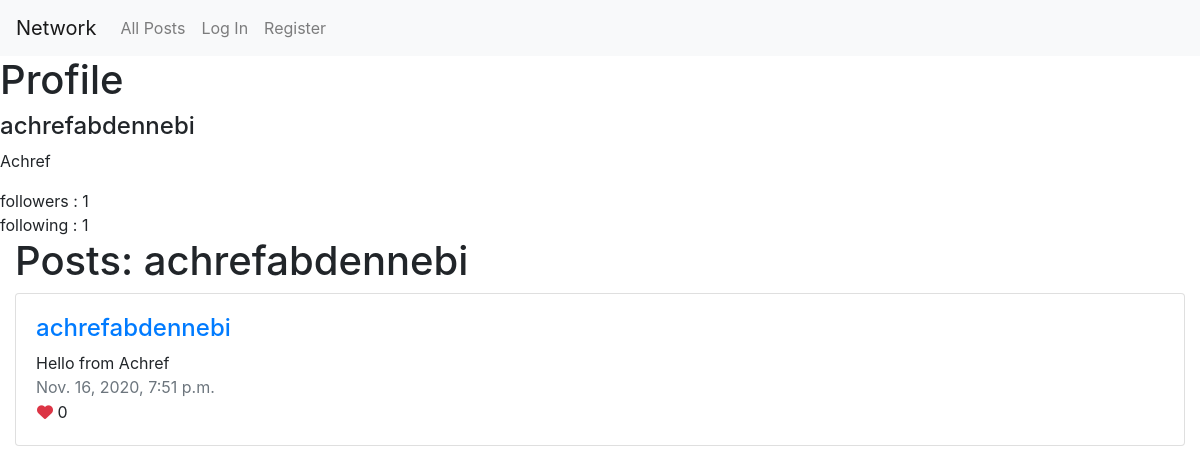
The app's page /profile/1 with its own data.
### network/models.py (models this page shows, shortened)
class User(AbstractUser):
    pass

class Post(models.Model):
    content = models.CharField(max_length=250)
    created_by = models.ForeignKey(User,null=True, blank=True, on_delete=DO_NOTHING, related_name="users")
    likes = models.IntegerField(default=0)
    created_date = models.DateTimeField()
    def __str__(self):
        return f"{self.content[:25] } - {self.created_by} / ({self.created_date.strftime('%b %d %Y, %I:%M %p') })"

### network/views.py (the view)
# urls.py: path("profile/<int:profile_id>", views.getProfile, name="profile")
def getProfile(request, profile_id):
    print(f"PROFILE ID: {profile_id}")
    try:
        profile = User.objects.get(pk=profile_id)
        following = profile.following.count()
        followers = profile.followers.count()
        posts = Post.objects.filter(created_by=profile.id).all()
        print(posts)
    except User.DoesNotExist:
        raise CommandError("Post not saved")
    return render(request, "network/profile.html", {
        "profile": profile,
        "following": following,
        "followers" : followers,
        "posts": posts
    })

### network/templates/network/profile.html (shortened to what this page needs)
{% extends "network/layout.html" %}
{% block body %}
<h1>Profile</h1>
<h4>{{ profile }}</h4>
<p>
    {{profile.first_name}}
</p>
<div>
    <div>
        followers : {{followers}}
    </div>
    <div>
        following : {{following}}
    </div>
</div>
<div class="container-fluid">
    <h1>Posts: {{ profile }} </h1>
    {% for post in posts %}
    <div class="row mt-2">
        <div class="col-md-12">
            <div class="card">
                <div class="card-body">
                    <div class="post-detail">
                        <h4>
                            <a href="{% url 'profile' post.created_by.id %}">
                                {{ post.created_by }}
                            </a>
                        </h4>
                        <div class="post-content">
                            {{ post.content }}
                        </div>
                        <span class="text-muted">{{ post.created_date }}</span>
                        <div class="post-reaction">
                            <button type="button" class="btn p-0">
                                <i class="fas fa-heart text-danger"></i>
                                <span class="font-weight-normal">{{post.likes}}</span>
                            </button>
                        </div>
                    </div>
                </div>
            </div>
        </div>
    </div>
    {% endfor %}
</div>
{% endblock %}

### records on screen
User: username "achrefabdennebi", first_name "Achref"
Post: created_by "achrefabdennebi", content "Hello from Achref", created_date "Nov. 16, 2020, 7:51 p.m.", likes "0"

### other values on screen
{{ followers }} "1"
{{ following }} "1"
